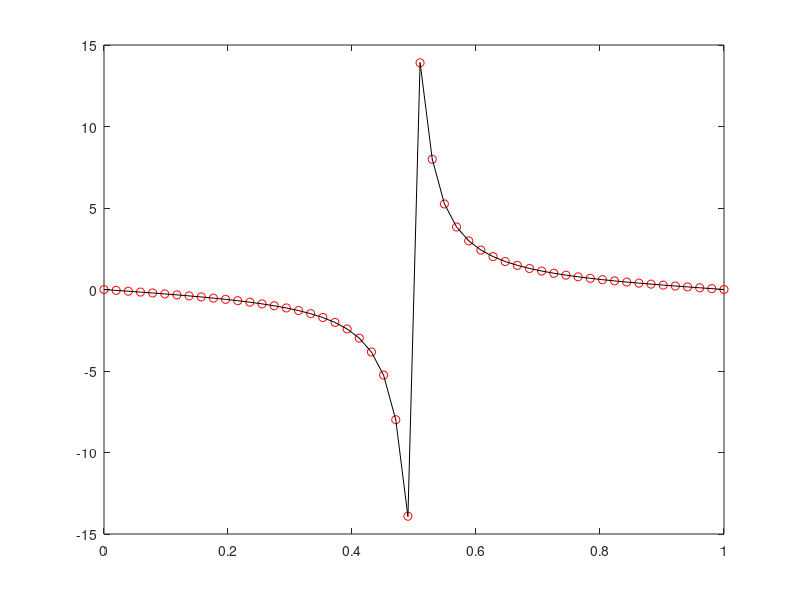

Source code (MATLAB):
clc;
clear all;
close all
% ----------------------------------------------------------------------- %
% T0 = dlmread('T0.txt');
% T1 = dlmread('T1.txt');
% X = dlmread('X.txt');
% Y = dlmread('Y.txt');
% 
% % dTdX = (T1 - T0) / 0.001;
% dTdX = imag(T1) / 0.001;
% dlmwrite('complex_step_dTdX.txt', dTdX);
% dlmwrite('complex_step_X.txt', X);
% dlmwrite('complex_step_Y.txt', Y);

CS_dTdX = dlmread('complex_step_dTdX.txt');
SA_dTdX = dlmread('SA_dTdX.txt');
X = dlmread('complex_step_X.txt');
Y = dlmread('complex_step_Y.txt');

figure,
plot(X(:, 26), SA_dTdX(:, 26), 'ro',...
     X(:, 26), CS_dTdX(:, 26), 'k')
